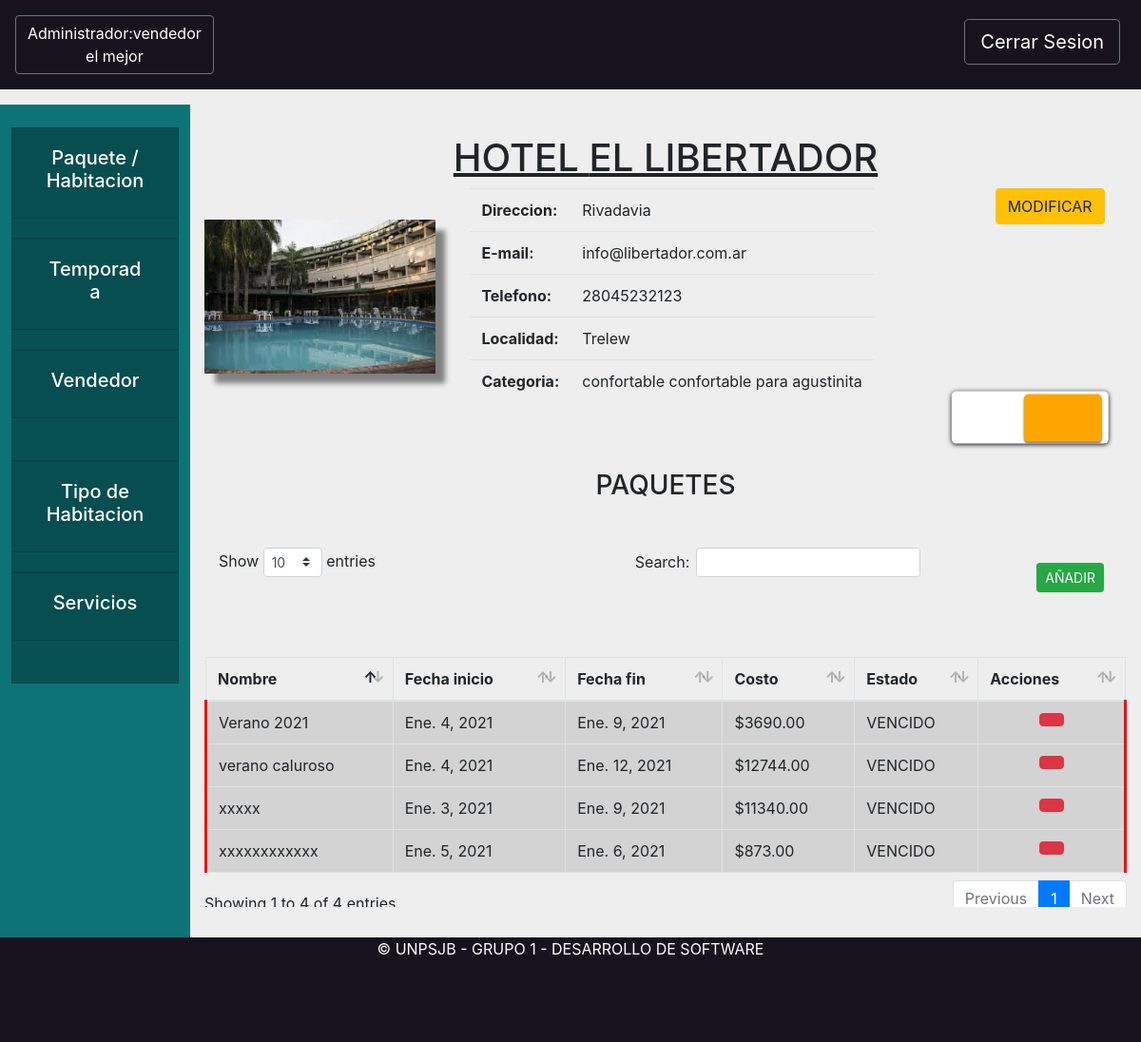
Page /hotel/vistaHotel/1 (signed in) on the committed database.
### core/models.py (models this page shows, shortened)
class Persona(models.Model):
    DNI = 0
    PASAPORTE = 1
    LIBRETA = 2
    TIPOS_DOCUMENTO = (
        (DNI, "DNI"),
        (PASAPORTE, "PASAPORTE"),
        (LIBRETA, "LIBRETA")
    )
    objects = PersonaManager.from_queryset(PersonaQuerySet)()
    tipo_documento = models.PositiveSmallIntegerField(choices=TIPOS_DOCUMENTO)
    documento = models.CharField(max_length=13)
    nombre = models.CharField(max_length=200)
    apellido = models.CharField(max_length=200)
    usuario = models.OneToOneField(User, null=True, blank=True, on_delete=models.SET_NULL)

class Localidad(models.Model):
    objects = LocalidadManager.from_queryset(LocalidadQuerySet)()
    nombre = models.CharField(max_length=200)
    provincia = models.ForeignKey(Provincia, on_delete=models.CASCADE)
    def __str__(self):
        return self.nombre

class Categoria(models.Model):
    ESTRELLA_A = 0
    ESTRELLA_B = 1
    ESTRELLA_C = 2
    ESTRELLA_1 = 3
    ESTRELLA_2 = 4
    ESTRELLA_3 = 5
    ESTRELLA_4 = 6
    ESTRELLA_5 = 7
    ESTRELLAS = (
        (ESTRELLA_A, "A"),
        (ESTRELLA_B, "B"),
        (ESTRELLA_C, "C"),
        (ESTRELLA_1, "Tourist"),
        (ESTRELLA_2, "Standard"),
        (ESTRELLA_3, "Comfort"),
        (ESTRELLA_4, "First Class"),
        (ESTRELLA_5, "Luxury"),
    )
    estrellas = models.PositiveSmallIntegerField(choices=ESTRELLAS)
    nombre = models.CharField(max_length=200)
    servicios = models.ManyToManyField(Servicio)
    def __str__(self):
        return self.nombre

class TipoHabitacion(models.Model):
    nombre = models.CharField(max_length=200)
    descripcion = models.CharField(max_length=800)
    pasajeros = models.PositiveSmallIntegerField()
    cuartos = models.PositiveSmallIntegerField(default = 0)
    def __str__(self):
        return self.nombre

### hotel/models.py (models this page shows, shortened)
class Hotel(models.Model):
    objects = HotelManager.from_queryset(HotelQuerySet)()
    nombre = models.CharField(max_length=200)
    direccion = models.CharField(max_length=800)
    email = models.EmailField(max_length=200)
    telefono = models.CharField(max_length=200)
    localidad = models.ForeignKey(Localidad, on_delete=models.CASCADE)
    encargado= models.ForeignKey(Encargado, on_delete=models.CASCADE, null=True)
    categoria = models.ForeignKey(Categoria, on_delete=models.CASCADE)
    servicios = models.ManyToManyField(Servicio)
    tipos = models.ManyToManyField(TipoHabitacion, through='PrecioPorTipo', through_fields=('hotel', 'tipo'))
    vendedores = models.ManyToManyField(Vendedor)#, related_name="hoteles")
    def tengo_tipos(self):
        return self.tipos.count()>0
    def es_hospedaje(self):
        return self.categoria.estrellas in [Categoria.ESTRELLA_A, Categoria.ESTRELLA_B, Categoria.ESTRELLA_C]
    def get_habitaciones(self):
        return Habitacion.objects.filter(hotel=self)
    def get_paquetes(self):
        return PaqueteTuristico.objects.filter(hotel=self)

class PaqueteTuristico(models.Model):
    nombre = models.CharField(max_length=200)
    coeficiente = models.DecimalField(max_digits=3, decimal_places=2)
    hotel = models.ForeignKey(Hotel, related_name='paquetesTuristicos', on_delete=models.CASCADE)
    inicio = models.DateField()
    fin = models.DateField()
    habitaciones = models.ManyToManyField(Habitacion, related_name='paqueteturistico')
    vendido = models.BooleanField(default=False)
    precio = models.DecimalField(max_digits=10, decimal_places=2)
    def actualizar_precio(self):
        self.precio=0
        habitaciones = Habitacion.objects.filter(paqueteturistico = self)
        for habitacion in habitaciones:
            self.precio += habitacion.precio_por_noche(self.inicio)
    def cantidad_dias(self):
        return abs(self.fin - self.inicio).days
    def get_costo(self):
        self.actualizar_precio()
        return "{0:.2f}".format((1-self.coeficiente) * (self.precio * self.cantidad_dias()))
    def estoy_vigente(self):
        return (not self.vendido) and (self.fin >= date.today())
    def estoy_vencido(self):
        return (self.fin < date.today())
    def estoy_vendido(self):
        return (self.vendido)

class Habitacion(models.Model):
    hotel = models.ForeignKey(Hotel, related_name="habitaciones", on_delete=models.CASCADE)
    numero = models.PositiveSmallIntegerField() # 403 <Piso><Cuarto>
    tipo = models.ForeignKey(TipoHabitacion, on_delete=models.CASCADE)
    baja = models.BooleanField(default=False) #Baja Logica
    class Meta:
        unique_together = (('hotel', 'numero'), )
    def precio_por_noche(self, fecha):
        precio_por_tipo = self.hotel.tarifario.filter(tipo=self.tipo).first()
        if precio_por_tipo is None:
            raise Exception("No puedo calcular el precio")
        if self.hotel.temporadas.filter(inicio__lte=fecha, fin__gte=fecha).exists():
            return precio_por_tipo.alta
        return precio_por_tipo.baja
    def precio_temp_baja(self):
        precio_por_tipo = self.hotel.tarifario.filter(tipo=self.tipo).first()
        if precio_por_tipo is None:
            raise Exception("No puedo calcular el precio")
        return precio_por_tipo.baja
    def precio_temp_alta(self):
        precio_por_tipo = self.hotel.tarifario.filter(tipo=self.tipo).first()
        if precio_por_tipo is None:
            raise Exception("No puedo calcular el precio")
        return precio_por_tipo.alta

class PrecioPorTipo(models.Model):
    hotel = models.ForeignKey(Hotel, on_delete=models.CASCADE, related_name='tarifario')
    tipo = models.ForeignKey(TipoHabitacion, on_delete=models.CASCADE, related_name='hoteles')
    baja = models.DecimalField(decimal_places=2, max_digits=10, blank=True, null=True)
    alta = models.DecimalField(decimal_places=2, max_digits=10, blank=True, null=True)

### hotel/views.py (the view)
# urls.py: path('vistaHotel/<hotel>', hviews.detalleHotel, name="vistaHotel"),
def detalleHotel(request,hotel):
    personaInstancia = request.user.persona
    hotelInstancia =get_object_or_404(Hotel, pk=hotel)
    return render(request, "hotel/vistaHotelAdmin.html",{"hotel":hotelInstancia,"administrador":personaInstancia})

### hotel/templates/hotel/vistaHotelAdmin.html (shortened to what this page needs)
{% extends 'base/base.html'%}
{% load static %}
{% block extra_css %}
<link rel="stylesheet" href="{% static '/css/vistaHotel.css' %}">
{% endblock extra_css %}
{% block header %}
<button onclick="location.href='/core/homeAdministrador'" style="text-decoration:none"
    class="rounded-1 btn  btn-outline-secondary text-white ">Administrador:{% if administrador %}{{administrador.nombre}} {{administrador.apellido}}{% endif %}</button>
{% endblock header %}
{% block tarjeta1 %}
<div class="card rounded-0">
    <div class="card-header" id="headingOne">
        <button onclick="location.href='{% url 'hotel:vistaHotel' hotel.pk %}'"
            class="btn btn-link btn-block text-white">
            <center>
                <h5> Paquete / Habitacion</h5>
            </center>
        </button>
    </div>
</div>
{% endblock tarjeta1 %}
{% block tarjeta2 %}
<div class="card rounded-0">
    <div class="card-header" id="headingOne">
        <button onclick="location.href='{% url 'hotel:temporadaHotel' hotel.pk %}'"
            class="btn btn-link btn-block text-white">
            <center>
                <h5> Temporada </h5>
            </center>
        </button>
    </div>
</div>
{% endblock tarjeta2 %}
{% block tarjeta3 %}
<div class="card rounded-0">
    <div class="card-header" id="headingOne">
        <button onclick="location.href='{% url 'hotel:vendedoresHotel' hotel.pk %}'"
            class="btn btn-link btn-block text-white">
            <center>
                <h5>Vendedor </h5>
            </center>
        </button>
    </div>
</div>
{% endblock tarjeta3 %}
{% block tarjeta5 %}
<div class="card rounded-0">
    <div class="card-header" id="headingOne">
        <button onclick="location.href='{% url 'hotel:tipoHabitacionHotel' hotel.pk %}'"
            class="btn btn-link btn-block text-white">
            <center>
                <h5>Tipo de Habitacion </h5>
            </center>
        </button>
    </div>
</div>
{% endblock tarjeta5 %}
{% block tarjeta6 %}
<div class="card rounded-0">
    <div class="card-header" id="headingOne">
        <button onclick="location.href='{% url 'hotel:serviciosHotel' hotel.pk %}'" class="btn btn-link btn-block text-white">
            <center>
                <h5> Servicios</h5>
            </center>
        </button>
    </div>
</div>
{% endblock tarjeta6 %}
{% block content %}
<div class="titulo">
    <h1>
        <center> <u> {%if hotel.es_hospedaje%} HOSPEDAJE {%else%} HOTEL {% endif %} {{hotel.nombre.upper}}</u> </center>
    </h1>
</div>
<div class="datosHotel">
    <div class="container">
        <div class="row">
            <div class="col-sm-3 lugarImagen">
                <img class="imagen" src="{% static '/media/hoteles/1.jpg' %}">
            </div>
            <div class="col-sm-7">
                <center>
                    <table class="table table-responsive tablaDatos">
                        <tr>
                            <th>Direccion:</th>
                            <td>{{hotel.direccion}}</td>
                        </tr>
                        <tr>
                            <th>E-mail:</th>
                            <td>{{hotel.email}}</td>
                        </tr>
                        <tr>
                            <th>Telefono:</th>
                            <td>{{hotel.telefono}}</td>
                        </tr>
                        <tr>
                            <th>Localidad:</th>
                            <td>{{hotel.localidad}}</td>
                        </tr>
                        <tr>
                            <th>Categoria:</th>
                            <td>{{hotel.categoria}}</td>
                        </tr>
                    </table>
                </center>
            </div>
            <div class="col-sm-2">
                <center>
                    <button type="button" class="btn btn-warning" data-toggle="modal" data-target="#modificarHotel"
                        onclick="abrir_modal('{% url 'hotel:modalModificarHotel' hotel.pk %}','#modificarHotel');">
                        MODIFICAR</button>
                </center>
            </div>
        </div>
    </div>
</div>
{% block datosVista %}
<div class="abajo">
    <div id="container">
        <div id="effect"></div>
    </div>
    <div class="formularioHotel2" id="vistaPaquetes">
        <center>
            <h3 class="mb-5">PAQUETES</h3>
        </center>
        <table id="example2" class="table table-striped table-bordered tablaListaHabitacion">
            <button type="button" class="btn btn-success mt-3 mr-4 float-right btn-sm" data-toggle="modal"
                data-target="#crearPaqueteTuristicoHotel" onclick="
            {% if hotel.get_habitaciones %} abrir_modal('{% url 'hotel:modalCrearPaqueteTuristicoHotel' hotel.pk %}', '#crearPaqueteTuristicoHotel');
            {% else %}
                   Swal.fire({
                    icon: 'error',
                    title: 'No hay habitaciones...',
                    text: 'Primero tenes que cargar habitaciones',
                  });
            {% endif %}">
                AÑADIR</button>
            <thead>
                <tr>
                    <th>Nombre</th>
                    <th>Fecha inicio</th>
                    <th>Fecha fin</th>
                    <th>Costo</th>
                    <th>Estado</th>
                    <th>Acciones</th>
                </tr>
            </thead>
            <tbody>
                {% for paquete in hotel.get_paquetes %}
                <tr class="{% if paquete.estoy_vigente%}
                comercializable manito
                {% else %}
                noComercializable manito
                {% endif%}
                ">
                    <td>{{paquete.nombre}}</td>
                    <td>{{paquete.inicio}}</td>
                    <td>{{paquete.fin}}</td>
                    <td>${{paquete.get_costo}}</td>
                    <td>{% if paquete.estoy_vendido %} VENDIDO
                        {% elif paquete.estoy_vencido %} VENCIDO
                        {% else %} VIGENTE
                        {% endif %}</td>
                    <td>
                        <center>
                            {% if paquete.estoy_vigente %}
                            <button type="button" class="btn btn-warning" data-toggle="modal"
                                data-target="#modificarPaqueteTuristicoHotel"
                                onclick="abrir_modal('{% url 'hotel:modalModificarPaqueteTuristicoHotel' hotel.pk paquete.pk%}', '#modificarPaqueteTuristicoHotel');"
                                title="Editar">
                                <i class="fas fa-edit"></i>
                            </button>
                            {% elif paquete.estoy_vencido %}
                            <button type="button" class="btn btn-danger" data-toggle="modal"
                                data-target="#eliminarPaqueteTuristicoHotel"
                                onclick="abrir_modal('{% url 'hotel:modalEliminarPaqueteTuristicoHotel' hotel.pk paquete.pk%}', '#eliminarPaqueteTuristicoHotel');"
                                title="Eliminar">
                            </button>
                            {% endif %}
                        </center>
                    </td>
                </tr>
                {% endfor %}
            </tbody>
        </table>
    </div>
    {% endblock datosVista %}
    {% endblock content %}

### static/css/styleBase.css (style rules this page uses)
.card { background-color: #085153; height: 11%; }
.bodyComplete { background-color: #eeeeee; width: 100%; height: 100%; }
.noComercializable { border-left-style: solid !important; border-left-width: 3px !important; border-left-color: red !important; border-right-style: solid !important; border-right-width: 3px !important; border-right-color: red !important; background-color: lightgrey !important; border-collapse: collapse !important; }
.manito { cursor: pointer; }

### static/css/vistaHotel.css (style rules this page uses)
.titulo { margin-top: 3vh; }
.lugarImagen { padding: 3vh 0 0 0; margin-left: 0 ; }
.imagen { box-shadow: 1vh 1vh 0.5vh grey; width: 100%; height: auto; }
.tablaDatos { margin-left: 2vh; }
div#container { height: 5vh; width: 15vh; box-shadow: 0px 1px 5px black; background-color: white; border-radius: 5px; position: relative; top: 25%; left: 89.5%; transform: translate(-50%, -50%); }
div#effect { position: absolute; top: 5%; width: 50%; right: 4%; height: 90%; box-shadow: 0px 2px 2px grey; z-index: -1; border-radius: 5px; background-color: orange; }

### rows in the picture
Persona: nombre "vendedor", apellido "el mejor"
Hotel: nombre "EL LIBERTADOR", direccion "Rivadavia", email "info@libertador.com.ar", telefono "28045232123", localidad "Trelew", categoria "confortable confortable para agustinita"
PaqueteTuristico: nombre "Verano 2021", inicio "Ene. 4, 2021", fin "Ene. 9, 2021", get_costo "3690.00", vendido "VENCIDO"
PaqueteTuristico: nombre "verano caluroso", inicio "Ene. 4, 2021", fin "Ene. 12, 2021", get_costo "12744.00", vendido "VENCIDO"
PaqueteTuristico: nombre "xxxxx", inicio "Ene. 3, 2021", fin "Ene. 9, 2021", get_costo "11340.00", vendido "VENCIDO"
PaqueteTuristico: nombre "xxxxxxxxxxxx", inicio "Ene. 5, 2021", fin "Ene. 6, 2021", get_costo "873.00", vendido "VENCIDO"
